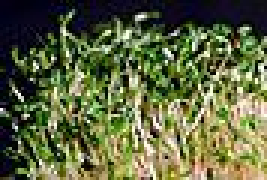
//> input picture Visual-Ass-2/Visual-Ass-2/Images/i01.jpg, 89 x 60 px, given in place of i01.ppm, which was not available (shown 3 times larger); the run also reads 1 picture not shown here
$ ./main   (built with g++ and OpenCV 4)
//> lines starting //> are read from the running program, lines starting //| are printed output that depends on the picture; pictures that were not available may be replaced by others from this repository, and a replacement may not be noted
//
//  main.cpp
//  Visual-Ass-2
//
//  Created by sunbingjie on 3/14/15.
//  Copyright (c) 2015 sunbingjie. All rights reserved.
//

#include <opencv/highgui.h>
#include <opencv/cv.h>
#include "opencv2/imgproc/imgproc.hpp"
#include <opencv2/core/core.hpp>
#include "opencv2/highgui/highgui.hpp"
#include <iostream>
#include <tuple>
#include <stdio.h>
#include <stdarg.h>
#include "stdafx.h"
#include <stdlib.h>
#include <math.h>
#include "dataanalysis.h"
#include <fstream>

using namespace cv;
using namespace std;
using namespace alglib;


int IMAGE_SIZE=40;
int BIN_SIZE=5;
int BIN_SIZE_2=50;
int BIN_NUM=255/BIN_SIZE+1;
int PERM_SIZE=91391;
int histSize[3] = {BIN_NUM, BIN_NUM, BIN_NUM};
typedef tuple<int,int,double,Mat> tuple_data; //id a, id b, diff, mat
// typedef tuple<tuple<int,int,int,int>, double> tuple_combination;


bool new_compare (const tuple_data &lhs, const tuple_data &rhs){
  return get<2>(lhs) < get<2>(rhs);
}


/*************************************************************************
    calc_l1norm function: calc_l1norm for two images
*************************************************************************/

double calc_l1norm(vector<vector<vector<int>>> a, vector<vector<vector<int>>> b){
    double diff=0.0;
    int nonblack_pixels=0;
        //Iterate thru all bins using indexes, calculate l1-norm for each pair
    for (int i=0; i<histSize[0]; i++) {
        for (int j=0; j<histSize[1]; j++) {
            for (int k=0; k<histSize[2]; k++) {

                diff+=abs(a[i][j][k]-b[i][j][k]);
                nonblack_pixels=nonblack_pixels+abs(a[i][j][k])+abs(b[i][j][k]);
            }
        }
    }
//    cout<<diff/nonblack_pixels<<endl;
    return diff/nonblack_pixels;
}

/*************************************************************************
    cvShowManyImages function: cvShowManyImages for seven images
*************************************************************************/


// [39 lines left out: function cvShowManyImages, not called in this run]


/*************************************************************************
    calchistogram function: calchistogram for each image
*************************************************************************/


vector<vector<vector<int>>> calchistogram(Mat image){

    vector<vector<vector<int>>> histogram (BIN_NUM,vector<vector<int> >(BIN_NUM,vector <int>(BIN_NUM)));


    for(int i = 0; i < image.rows; i++){
        for(int j = 0; j < image.cols; j++)
        {
            int b = image.at<Vec3b>(i,j)[0];
            int g = image.at<Vec3b>(i,j)[1];
            int r = image.at<Vec3b>(i,j)[2];
            // cout << r/BIN_SIZE << " " << g/BIN_SIZE << " " << b/BIN_SIZE << endl ;
            if (b < 40 && g < 40 && r < 40){
                continue;
            }
            else{
                histogram[r/BIN_SIZE][g/BIN_SIZE][b/BIN_SIZE]+=1;

            }
        }
    }
    return histogram;
}

/*************************************************************************
    find_best_worst function: find_best_worst for each image
*************************************************************************/

// [48 lines left out: function find_best_worst, not called in this run]


/*************************************************************************
    fillhis function: fillup his for each pair image
*************************************************************************/

// [29 lines left out: function fillhis, not called in this run]


/*************************************************************************
    find_best_worst function: find_best_worst_overall for each image
*************************************************************************/
// [40 lines left out: function find_best_worst_overall, not called in this run]


/*************************************************************************
    part_one: find_best_worst for each image, find best_worst four-image groups
*************************************************************************/

// [6 lines left out: function part_one, not called in this run]


/*************************************************************************
    readimages_part_one function: trigger comparison for each image
*************************************************************************/

// [16 lines left out: function readimages_part_one, not called in this run]


vector<vector<int>> calc_grey(Mat image, int ID){

    vector<vector<int>> grey_image (60,vector<int>(89));

    for(int i = 0; i < image.rows; i++){
            for(int j = 0; j < image.cols; j++)
            {

                int b = image.at<Vec3b>(i,j)[0];
                int g = image.at<Vec3b>(i,j)[1];
                int r = image.at<Vec3b>(i,j)[2];
                if(((r+g+b)/3)<40){continue;}
                else{grey_image[i][j]= (int) (b+g+r)/3;}

            }
        }

        return grey_image;
}

vector<int> calc_laplacian(vector<vector<int>> image, int ID){

vector<int> histogram (4000/BIN_SIZE_2);
vector<int> lap;

for(int r = 1; r < 60-1; r++){
    for(int c = 1; c < 89-1; c++)
        {
            int tmp_lap = 8 * image[r][c] - image[r-1][c] - image[r+1][c] - image[r][c-1]- image[r][c+1] - image[r-1][c-1] - image[r-1][c+1] - image[r+1][c-1] - image[r+1][c+1];
            lap.push_back(tmp_lap);
        }
    }

   int min_elemnt=2000;
   int max_elemnt=2000;

   for(int i=0;i<lap.size();i++){

        int index_bin=(int) (lap[i]+min_elemnt)/BIN_SIZE_2;
        histogram[index_bin]+=1;

   }

    return histogram;
}


/*************************************************************************
    calc_l1norm_two function: calc_l1norm_two for two images with 1D histogram
*************************************************************************/

double calc_l1norm_two(vector<int> a, vector<int> b){
   double diff=0.0;
   int nonblack_pixels=0;
       //Iterate thru all bins using indexes, calculate l1-norm for each pair
   for (int i=0; i<a.size(); i++) {

       diff+=abs(a[i]-b[i]);
       nonblack_pixels=nonblack_pixels+abs(a[i])+abs(b[i]);

   }

   return diff/nonblack_pixels;
}

/*************************************************************************
    find_best_worst_two function: find_best_worst_two for all images
*************************************************************************/

// [52 lines left out: function find_best_worst_two, not called in this run]


/*************************************************************************
    fillhis_tex function: fillup fillhis_tex for each pair image
*************************************************************************/

// [37 lines left out: function fillhis_tex, not called in this run]


/*************************************************************************
    find_best_worst_overall_two function: find_best_worst_overall for each image
*************************************************************************/
// [43 lines left out: function find_best_worst_overall_two, not called in this run]

/*************************************************************************
    part_two: intermediate function
*************************************************************************/

// [13 lines left out: function part_two, not called in this run]

/*************************************************************************
    readimages function for parttwo: Read file pixel information for histogram comparison
*************************************************************************/

// [17 lines left out: function readimages_part_two, not called in this run]


/*************************************************************************
    // We have a set of points in 1D space:
    //     (P0,P1,P2,P3,P4) = (1, 3, 10, 16, 20)
    //
    // We want to perform Agglomerative Hierarchic Clusterization (AHC),
    // using either complete or single linkage and Euclidean distance
    // (default metric).
    //
    // First two steps merge P0/P1 and P3/P4 independently of the linkage type.
    // However, third step depends on linkage type being used:
    // * in case of complete linkage P2=10 is merged with [P0,P1]
    // * in case of single linkage P2=10 is merged with [P3,P4]
    //
*************************************************************************/

// [48 lines left out: function cluster, not called in this run]


/*************************************************************************
    readimages_part_three: Read file pixel information for clustering
*************************************************************************/

// [50 lines left out: function readimages_part_three, not called in this run]

/*************************************************************************
    find_best_worst_four: Return 2D data
*************************************************************************/


vector<vector<tuple_data>> find_best_worst_four(vector<vector<vector<int>>> self, Mat self_orig, vector<vector<tuple_data>> result,int ID){

    vector<tuple_data> data;//to store all diff,id pairs
    vector<tuple_data> tmp_result;
    //Find nearest & furthest images by iterating thru all images
    for (int id=1; id<=IMAGE_SIZE; id++){
    //If not current image
    if( ID!=id){
        //Deal with filename
        String filename;
        if(id<10)
            {filename="i0"+to_string(id)+".ppm";}
        else
            {filename="i"+to_string(id)+".ppm";}
        //Calculate Histogram of the image comparing to
        Mat image_b = imread(filename, IMREAD_COLOR);
        vector<vector<vector<int>>> histogram_b (BIN_NUM,vector<vector<int> >(BIN_NUM,vector <int>(BIN_NUM)));
        // calcHist(&image_b, 1, channel_numbers, Mat(), histogram_b, 3, histSize, channel_ranges );
//        normalize(histogram_b, histogram_b, 0, image_b.rows, NORM_L2, -1, Mat() );

        histogram_b=calchistogram(image_b);

        double tmp_diff=calc_l1norm(self,histogram_b);

        data.push_back(make_tuple(ID,id,tmp_diff,image_b));

    }

}
    //sort tuple array using new comparator, in decreasing order
    sort(data.begin(),data.end(),new_compare);

    tmp_result.push_back(make_tuple(ID,ID,0.0,self_orig));
    //iterate to get largest and smallest six
    for (int i=0; i<data.size(); i++) {
        if(i<3){
            tmp_result.push_back(data[i]);
//            cout <<get<0>(data[i]) << "\t" << get<1>(data[i]) << "\t" << get<2>(data[i]) << endl;
        }
        if(i>data.size()-4){
            tmp_result.push_back(data[i]);
//            cout <<get<0>(data[i]) << "\t" << get<1>(data[i]) << "\t" << get<2>(data[i]) << endl;
        }
    }

    result.push_back(tmp_result);
    return result;
}


/*************************************************************************
    find_best_worst_four_tex: return 2D data
*************************************************************************/


vector<vector<tuple_data>> find_best_worst_four_tex(vector<int> self, Mat self_orig, vector<vector<tuple_data>> result,int ID){

    vector<tuple_data> data;//to store all diff,id pairs
    vector<tuple_data> tmp_result;
    //Find nearest & furthest images by iterating thru all images
    for (int id=1; id<=IMAGE_SIZE; id++){
    //If not current image
    if( ID!=id){
        //Deal with filename
        String filename;
        if(id<10)
            {filename="i0"+to_string(id)+".ppm";}
        else
            {filename="i"+to_string(id)+".ppm";}
        //Calculate Histogram of the image comparing to
        Mat image_b = imread(filename, IMREAD_COLOR);

        vector<vector<int>> grey_image (60,vector<int>(89));

        vector<int> histogram_b (4000/BIN_SIZE_2);

        grey_image=calc_grey(image_b,id);

        //laplacian images
        histogram_b=calc_laplacian(grey_image,id);

        double tmp_diff=calc_l1norm_two(self,histogram_b);

        data.push_back(make_tuple(ID,id,tmp_diff,image_b));

    }

}
    //sort tuple array using new comparator, in decreasing order
    sort(data.begin(),data.end(),new_compare);

    tmp_result.push_back(make_tuple(ID,ID,0.0,self_orig));
    //iterate to get largest and smallest six
    for (int i=0; i<data.size(); i++) {
        if(i<3){
            tmp_result.push_back(data[i]);
//            cout <<get<0>(data[i]) << "\t" << get<1>(data[i]) << "\t" << get<2>(data[i]) << endl;
        }
        if(i>data.size()-4){
            tmp_result.push_back(data[i]);
//            cout <<get<0>(data[i]) << "\t" << get<1>(data[i]) << "\t" << get<2>(data[i]) << endl;
        }
    }

      result.push_back(tmp_result);
    return result;

}

/*************************************************************************
    mcompare_raw: compute texture/color similairty
*************************************************************************/

// [57 lines left out: function compare_raw, not called in this run]


/*************************************************************************
    compare_cluster: calculate cluster sim using Rand Index
*************************************************************************/


// [33 lines left out: function compare_cluster, not called in this run]

String filename(int i){
    String filename;
       if(i<10)
           {filename="i0"+to_string(i)+".ppm";}
       else
           {filename="i"+to_string(i)+".ppm";}
       return filename;
}

void print_friends_data(vector<vector<int>> input){

     for (int i=0; i<40;i++){

       Mat disp_img(Size(600,80),CV_8UC3);

        int selff=input[i][0];
        int aa=input[i][1];
        int bb=input[i][2];
        int cc=input[i][3];
        int xx=input[i][4];

     Mat self = imread(filename(selff), IMREAD_COLOR);
     Mat a = imread(filename(aa), IMREAD_COLOR);
     Mat b = imread(filename(bb), IMREAD_COLOR);
     Mat c = imread(filename(cc), IMREAD_COLOR);
     Mat x = imread(filename(xx), IMREAD_COLOR);


    self.copyTo(disp_img(Rect(0,0, a.cols, a.rows)));
    a.copyTo(disp_img(Rect(150,0, a.cols, a.rows)));
    b.copyTo(disp_img(Rect(250,0, a.cols, a.rows)));
    c.copyTo(disp_img(Rect(350,0, a.cols, a.rows)));
    x.copyTo(disp_img(Rect(450,0, a.cols, a.rows)));


    putText(disp_img, std::to_string(selff), Point(45,70), CV_FONT_NORMAL, 0.5, Scalar(255,255,255),1,1);
    putText(disp_img, std::to_string(aa) , Point(200,70), CV_FONT_NORMAL, 0.5, Scalar(255,255,255),1,1);
    putText(disp_img, std::to_string(bb) , Point(300,70), CV_FONT_NORMAL, 0.5, Scalar(255,255,255),1,1);
    putText(disp_img, std::to_string(cc) , Point(400,70), CV_FONT_NORMAL, 0.5, Scalar(255,255,255),1,1);
    putText(disp_img, std::to_string(xx) , Point(500,70), CV_FONT_NORMAL, 0.5, Scalar(255,255,255),1,1);

    namedWindow("result"+to_string(selff));
    imshow("result"+to_string(selff),disp_img);

    String filename=to_string(selff)+".jpg";

    imwrite(filename, disp_img);

    disp_img=Scalar(0,0,0);
    disp_img.release();
}


}

/*************************************************************************
    readimages_part_four: Read file calculate similarity for part four
*************************************************************************/


void readimages_part_four(){

   vector<vector<tuple_data>> sys_result_color;
   vector<vector<tuple_data>> sys_result_tex;
   double c_score;
   double t_score;
   double cl_score;


   for (int i=1; i<=IMAGE_SIZE;i++){
       String filename;
       if(i<10)
           {filename="i0"+to_string(i)+".ppm";}
       else
           {filename="i"+to_string(i)+".ppm";}

       Mat image = imread(filename, IMREAD_COLOR);
//> image is the input picture: 60 rows x 89 cols, CV_8UC3; mean B, G, R 64.8, 102.2, 94.7

       vector<vector<vector<int>>> histogram (BIN_NUM,vector<vector<int> >(BIN_NUM,vector <int>(BIN_NUM)));
       histogram=calchistogram(image);
//> histogram = 52 items
        vector<vector<int>> grey_image (60,vector<int>(89));
        vector<int> histogram_b;

        grey_image=calc_grey(image,i);
//> grey_image = 60 items

        //laplacian images
        histogram_b=calc_laplacian(grey_image,i);
//> after the loop in calc_laplacian, `for(int r = 1; r < 60-1; r++)`: lap = 5046 values, max 1510 at index 1582, min -1332 at index 3960, mean 0.69
//> after the loop in calc_laplacian, `for(int i=0;i<lap.size();i++)`: histogram = 80 values, max 829 at index 40, min 0 at index 0, mean 63.08
//> histogram_b has the same summary as histogram in calc_laplacian

       sys_result_color = find_best_worst_four(histogram, image, sys_result_color,i);
       sys_result_tex = find_best_worst_four_tex(histogram_b, image, sys_result_tex,i);
   }

    vector<vector<int>> input (40, vector<int>(5));
    ifstream in("rawdata_skylar.txt");

    for(int i = 0; i < 40; ++i){
        for(int j = 0; j < 5; ++j){
            in >> input[i][j];
        }
    }
//> this loop made 40 passes
    in.close();

    print_friends_data(input);
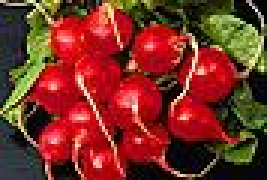
//> input picture Visual-Ass-2/Visual-Ass-2/Images/i05.jpg, 89 x 60 px (shown 3 times larger)
//> in print_friends_data, a is the input picture: 60 rows x 89 cols, CV_8UC3; mean B, G, R 36.1, 48.2, 122.3
//> i26.ppm cannot be read in this run, so this picture is empty
//> in print_friends_data, `self.copyTo(disp_img(Rect(0,0, a.cols, a.rows)));`:
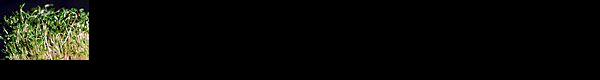
//> disp_img: 80 rows x 600 cols, CV_8UC3; mean B, G, R 7.2, 11.4, 10.5
//> in print_friends_data, `c.copyTo(disp_img(Rect(350,0, a.cols, a.rows)));`:
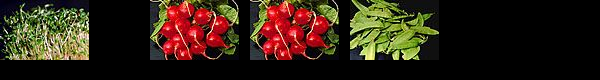
//> disp_img: 80 rows x 600 cols, CV_8UC3; mean B, G, R 20.5, 34, 47.8

    // [6 lines of commented-out code are left out]

   for(int i=0;i<3;i++){
       c_score=compare_raw(sys_result_color,input,1);
       t_score=compare_raw(sys_result_tex,input,2);
   }

    cout<<"color: "<<c_score<<endl;
    cout<<"texture: "<<t_score<<endl;

    vector<int> cluster_data(40);
    ifstream ins("clusterdata_skylar.txt");
    for(int j = 0; j < 40; ++j){
        ins >> cluster_data[j];
    }
    ins.close();


   double a[40][40];
   double T, C;
   vector<vector<int>> grey_image_a (60,vector<int>(89));
   vector<vector<int>> grey_image_b (60,vector<int>(89));
   vector<int> histogram_b (4000/BIN_SIZE_2);
   vector<int> histogram_a (4000/BIN_SIZE_2);
   vector<vector<vector<int>>> his_a (BIN_NUM,vector<vector<int> >(BIN_NUM,vector <int>(BIN_NUM)));
   vector<vector<vector<int>>> his_b (BIN_NUM,vector<vector<int> >(BIN_NUM,vector <int>(BIN_NUM)));
   vector<int> res(40);

   for(int i=0;i<40;i++){
    for(int j=0;j<40;j++){

        String filename_a, filename_b;
        if(i+1<10)
            {filename_a="i0"+to_string(i+1)+".ppm";}
        if(i+1>=10)
            {filename_a="i"+to_string(i+1)+".ppm";}
        if(j+1<10)
            {filename_b="i0"+to_string(j+1)+".ppm";}
        if(j+1>=10)
            {filename_b="i"+to_string(j+1)+".ppm";}


        Mat image_a = imread(filename_a, IMREAD_COLOR);
        Mat image_b = imread(filename_b, IMREAD_COLOR);

        grey_image_a=calc_grey(image_a,i+1);
        grey_image_b=calc_grey(image_b,j+1);

        histogram_a=calc_laplacian(grey_image_a,i+1);
        histogram_b=calc_laplacian(grey_image_b,j+1);

        T=calc_l1norm_two(histogram_a,histogram_b);

        his_a=calchistogram(image_a);
        his_b=calchistogram(image_b);

        C=calc_l1norm(his_a,his_b);

        a[i][j]=0.8 * T +(1-0.8) * C;

    }
   }
   res = cluster(a);

   cl_score=compare_cluster(res,cluster_data);
   cout<<cl_score<<endl;

}

/*************************************************************************
    main function
*************************************************************************/
// [45 lines left out: function main, not called in this run]

// added to run one function of the file
//> (the run ends here: the program stops with an error, at `x.copyTo(disp_img(Rect(450,0, a.cols, a.rows)));`)
